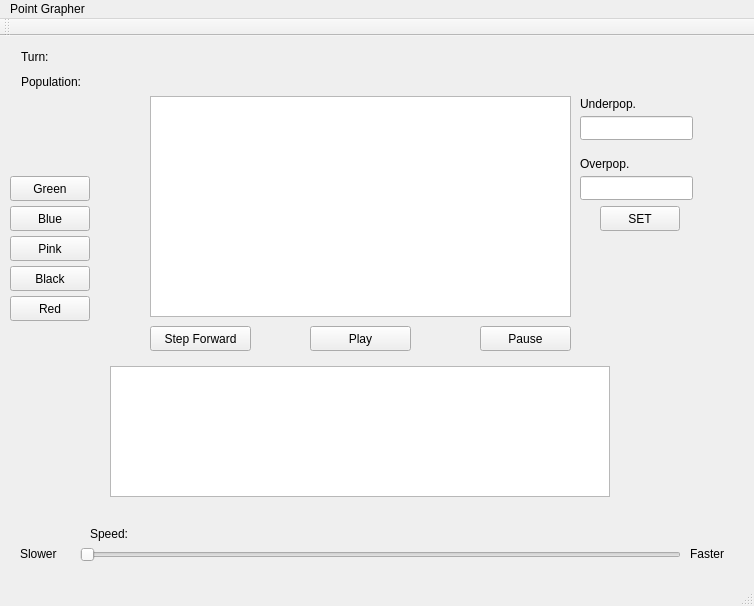
<?xml version="1.0" encoding="UTF-8"?>
<ui version="4.0">
 <class>PlotWindow</class>
 <widget class="QMainWindow" name="PlotWindow">
  <property name="geometry">
   <rect>
    <x>0</x>
    <y>0</y>
    <width>754</width>
    <height>606</height>
   </rect>
  </property>
  <property name="windowTitle">
   <string>PlotWindow</string>
  </property>
  <widget class="QWidget" name="centralWidget">
   <widget class="QGraphicsView" name="plotGraphicsView">
    <property name="geometry">
     <rect>
      <x>150</x>
      <y>60</y>
      <width>421</width>
      <height>221</height>
     </rect>
    </property>
   </widget>
   <widget class="QWidget" name="layoutWidget">
    <property name="geometry">
     <rect>
      <x>10</x>
      <y>0</y>
      <width>141</width>
      <height>66</height>
     </rect>
    </property>
    <layout class="QVBoxLayout" name="verticalLayout">
     <item>
      <widget class="QLabel" name="turnLabel">
       <property name="text">
        <string>Turn:</string>
       </property>
      </widget>
     </item>
     <item>
      <widget class="QLabel" name="popLabel">
       <property name="text">
        <string>Population:</string>
       </property>
      </widget>
     </item>
    </layout>
   </widget>
   <widget class="QPushButton" name="StepForward">
    <property name="geometry">
     <rect>
      <x>150</x>
      <y>290</y>
      <width>101</width>
      <height>25</height>
     </rect>
    </property>
    <property name="text">
     <string>Step Forward</string>
    </property>
   </widget>
   <widget class="QPushButton" name="Play">
    <property name="geometry">
     <rect>
      <x>310</x>
      <y>290</y>
      <width>101</width>
      <height>25</height>
     </rect>
    </property>
    <property name="text">
     <string>Play</string>
    </property>
   </widget>
   <widget class="QPushButton" name="Pause">
    <property name="geometry">
     <rect>
      <x>480</x>
      <y>290</y>
      <width>91</width>
      <height>25</height>
     </rect>
    </property>
    <property name="text">
     <string>Pause</string>
    </property>
   </widget>
   <widget class="QLabel" name="speedLabel">
    <property name="geometry">
     <rect>
      <x>90</x>
      <y>490</y>
      <width>211</width>
      <height>16</height>
     </rect>
    </property>
    <property name="text">
     <string>Speed:</string>
    </property>
   </widget>
   <widget class="QLabel" name="slowerLabel">
    <property name="geometry">
     <rect>
      <x>20</x>
      <y>510</y>
      <width>55</width>
      <height>16</height>
     </rect>
    </property>
    <property name="text">
     <string>Slower</string>
    </property>
   </widget>
   <widget class="QLabel" name="fasterLabel">
    <property name="geometry">
     <rect>
      <x>690</x>
      <y>510</y>
      <width>55</width>
      <height>16</height>
     </rect>
    </property>
    <property name="text">
     <string>Faster</string>
    </property>
   </widget>
   <widget class="QPushButton" name="Green">
    <property name="geometry">
     <rect>
      <x>10</x>
      <y>140</y>
      <width>80</width>
      <height>25</height>
     </rect>
    </property>
    <property name="text">
     <string>Green</string>
    </property>
   </widget>
   <widget class="QPushButton" name="Blue">
    <property name="geometry">
     <rect>
      <x>10</x>
      <y>170</y>
      <width>80</width>
      <height>25</height>
     </rect>
    </property>
    <property name="text">
     <string>Blue</string>
    </property>
   </widget>
   <widget class="QPushButton" name="Pink">
    <property name="geometry">
     <rect>
      <x>10</x>
      <y>200</y>
      <width>80</width>
      <height>25</height>
     </rect>
    </property>
    <property name="text">
     <string>Pink</string>
    </property>
   </widget>
   <widget class="QPushButton" name="Black">
    <property name="geometry">
     <rect>
      <x>10</x>
      <y>230</y>
      <width>80</width>
      <height>25</height>
     </rect>
    </property>
    <property name="text">
     <string>Black</string>
    </property>
   </widget>
   <widget class="QPushButton" name="Red">
    <property name="geometry">
     <rect>
      <x>10</x>
      <y>260</y>
      <width>80</width>
      <height>25</height>
     </rect>
    </property>
    <property name="text">
     <string>Red</string>
    </property>
   </widget>
   <widget class="QLabel" name="underLabel">
    <property name="geometry">
     <rect>
      <x>580</x>
      <y>60</y>
      <width>55</width>
      <height>16</height>
     </rect>
    </property>
    <property name="text">
     <string>Underpop.</string>
    </property>
   </widget>
   <widget class="QLabel" name="underLabel_2">
    <property name="geometry">
     <rect>
      <x>580</x>
      <y>120</y>
      <width>55</width>
      <height>16</height>
     </rect>
    </property>
    <property name="text">
     <string>Overpop.</string>
    </property>
   </widget>
   <widget class="QLineEdit" name="underPop">
    <property name="geometry">
     <rect>
      <x>580</x>
      <y>80</y>
      <width>113</width>
      <height>24</height>
     </rect>
    </property>
   </widget>
   <widget class="QLineEdit" name="overPop">
    <property name="geometry">
     <rect>
      <x>580</x>
      <y>140</y>
      <width>113</width>
      <height>24</height>
     </rect>
    </property>
   </widget>
   <widget class="QPushButton" name="Set">
    <property name="geometry">
     <rect>
      <x>600</x>
      <y>170</y>
      <width>80</width>
      <height>25</height>
     </rect>
    </property>
    <property name="text">
     <string>SET</string>
    </property>
   </widget>
   <widget class="QSlider" name="horizontalSlider">
    <property name="geometry">
     <rect>
      <x>80</x>
      <y>510</y>
      <width>601</width>
      <height>18</height>
     </rect>
    </property>
    <property name="minimum">
     <number>1500</number>
    </property>
    <property name="maximum">
     <number>2900</number>
    </property>
    <property name="orientation">
     <enum>Qt::Horizontal</enum>
    </property>
   </widget>
   <widget class="QGraphicsView" name="graphView">
    <property name="geometry">
     <rect>
      <x>110</x>
      <y>330</y>
      <width>500</width>
      <height>131</height>
     </rect>
    </property>
    <property name="minimumSize">
     <size>
      <width>1</width>
      <height>0</height>
     </size>
    </property>
   </widget>
  </widget>
  <widget class="QMenuBar" name="menuBar">
   <property name="geometry">
    <rect>
     <x>0</x>
     <y>0</y>
     <width>754</width>
     <height>25</height>
    </rect>
   </property>
   <widget class="QMenu" name="menuPoint_Grapher">
    <property name="title">
     <string>Point Grapher</string>
    </property>
   </widget>
   <addaction name="menuPoint_Grapher"/>
  </widget>
  <widget class="QToolBar" name="mainToolBar">
   <attribute name="toolBarArea">
    <enum>TopToolBarArea</enum>
   </attribute>
   <attribute name="toolBarBreak">
    <bool>false</bool>
   </attribute>
  </widget>
  <widget class="QStatusBar" name="statusBar"/>
 </widget>
 <layoutdefault spacing="6" margin="11"/>
 <resources/>
 <connections/>
</ui>
